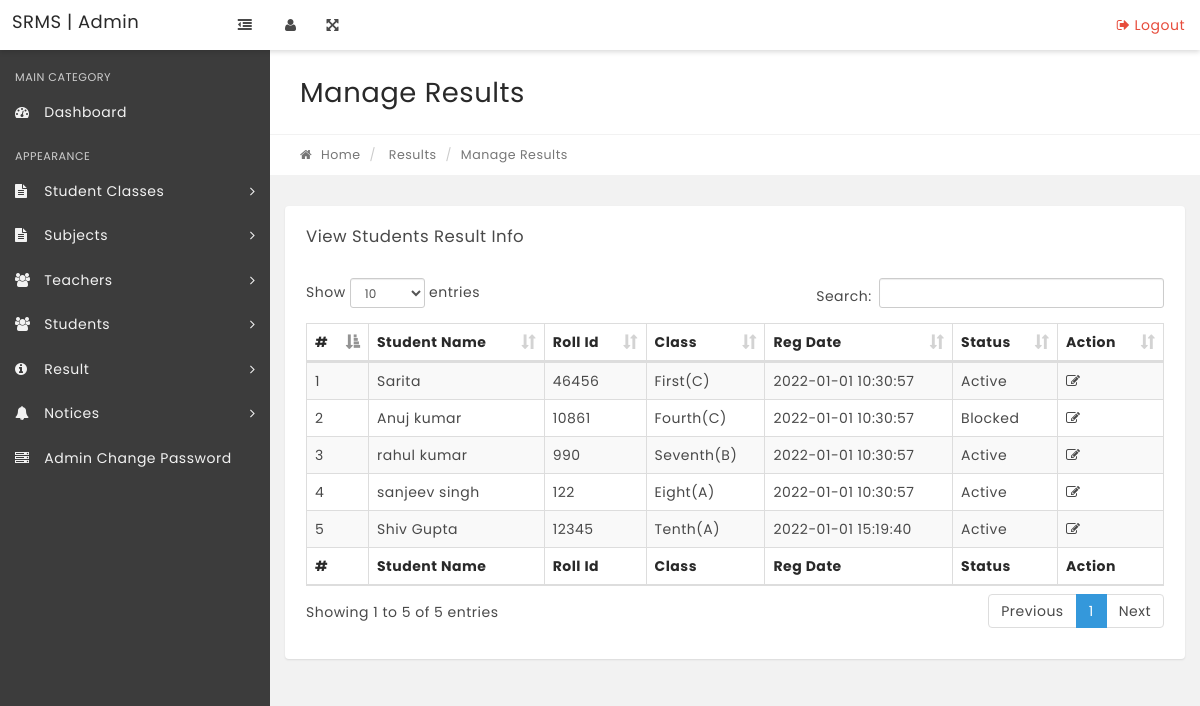
Screenshot of /manage-results.php with the database file from the repository.
### tables this page shows
CREATE TABLE `tblstudents` (
  `StudentId` int(11) NOT NULL,
  `StudentName` varchar(100) DEFAULT NULL,
  `RollId` varchar(100) DEFAULT NULL,
  `StudentEmail` varchar(100) DEFAULT NULL,
  `Gender` varchar(10) DEFAULT NULL,
  `DOB` varchar(100) DEFAULT NULL,
  `ClassId` int(11) DEFAULT NULL,
  `RegDate` timestamp NULL DEFAULT current_timestamp(),
  `UpdationDate` timestamp NULL DEFAULT NULL,
  `Status` int(1) DEFAULT NULL
);

### manage-results.php (the view, shortened to what this page needs)
<?php
include('includes/config.php');
if(strlen($_SESSION['alogin'])=="")
    {
    header("Location: index.php");
    }
    else{
?>
<!DOCTYPE html>
<html lang="en">
    <head>
        <link rel="stylesheet" href="css/bootstrap.min.css" media="screen" >
        <link rel="stylesheet" href="css/font-awesome.min.css" media="screen" >
        <link rel="stylesheet" href="css/animate-css/animate.min.css" media="screen" >
        <link rel="stylesheet" href="css/lobipanel/lobipanel.min.css" media="screen" >
        <link rel="stylesheet" href="css/prism/prism.css" media="screen" >
        <link rel="stylesheet" type="text/css" href="js/DataTables/datatables.min.css"/>
        <link rel="stylesheet" href="css/main.css" media="screen" >
    </head>
    <body class="top-navbar-fixed">
        <div class="main-wrapper">
   <?php include('includes/topbar.php');?>
            <div class="content-wrapper">
                <div class="content-container">
<?php include('includes/leftbar.php');?>
                    <div class="main-page">
                        <div class="container-fluid">
                            <div class="row page-title-div">
                                <div class="col-md-6">
                                    <h2 class="title">Manage Results</h2>
                                </div>
                            </div>
                            <div class="row breadcrumb-div">
                                <div class="col-md-6">
                                    <ul class="breadcrumb">
            							<li><a href="dashboard.php"><i class="fa fa-home"></i> Home</a></li>
                                        <li> Results</li>
            							<li class="active">Manage Results</li>
            						</ul>
                                </div>
                            </div>
                        </div>
                        <section class="section">
                            <div class="container-fluid">
                                <div class="row">
                                    <div class="col-md-12">
                                        <div class="panel">
                                            <div class="panel-heading">
                                                <div class="panel-title">
                                                    <h5>View Students Result Info</h5>
                                                </div>
                                            </div>
                                            <div class="panel-body p-20">
                                                <table id="example" class="display table table-striped table-bordered" cellspacing="0" width="100%">
                                                    <thead>
                                                        <tr>
                                                            <th>#</th>
                                                            <th>Student Name</th>
                                                            <th>Roll Id</th>
                                                            <th>Class</th>
                                                            <th>Reg Date</th>
                                                            <th>Status</th>
                                                            <th>Action</th>
                                                        </tr>
                                                    </thead>
                                                    <tfoot>
                                                        <tr>
                                                          <th>#</th>
                                                            <th>Student Name</th>
                                                            <th>Roll Id</th>
                                                            <th>Class</th>
                                                            <th>Reg Date</th>
                                                            <th>Status</th>
                                                            <th>Action</th>
                                                        </tr>
                                                    </tfoot>
                                                    <tbody>
<?php $sql = "SELECT  distinct tblstudents.StudentName,tblstudents.RollId,tblstudents.RegDate,tblstudents.StudentId,tblstudents.Status,tblclasses.ClassName,tblclasses.Section from tblresult join tblstudents on tblstudents.StudentId=tblresult.StudentId  join tblclasses on tblclasses.id=tblresult.ClassId";
$query = $dbh->prepare($sql);
$query->execute();
$results=$query->fetchAll(PDO::FETCH_OBJ);
$cnt=1;
if($query->rowCount() > 0)
{
foreach($results as $result)
{   ?>
<tr>
 <td><?php echo htmlentities($cnt);?></td>
                                                            <td><?php echo htmlentities($result->StudentName);?></td>
                                                            <td><?php echo htmlentities($result->RollId);?></td>
                                                            <td><?php echo htmlentities($result->ClassName);?>(<?php echo htmlentities($result->Section);?>)</td>
                                                            <td><?php echo htmlentities($result->RegDate);?></td>
                                                             <td><?php if($result->Status==1){
echo htmlentities('Active');
}
else{
   echo htmlentities('Blocked');
}
                                                                ?></td>
<td>
<a href="edit-result.php?stid=<?php echo htmlentities($result->StudentId);?>"><i class="fa fa-edit" title="Edit Record"></i> </a>
</td>
</tr>
<?php $cnt=$cnt+1;}} ?>
                                                    </tbody>
                                                </table>
                                            </div>
                                        </div>
                                    </div>
                                                </div>
                                            </div>
                                        </div>
                                    </div>
                                </div>
                            </div>
    </body>
</html>
<?php } ?>

### rows the page displays
tblstudents: StudentName "Sarita", RollId "46456", ClassName "First", Section "C", RegDate "2022-01-01 10:30:57"
tblstudents: StudentName "Anuj kumar", RollId "10861", ClassName "Fourth", Section "C", RegDate "2022-01-01 10:30:57"
tblstudents: StudentName "rahul kumar", RollId "990", ClassName "Seventh", Section "B", RegDate "2022-01-01 10:30:57"
tblstudents: StudentName "sanjeev singh", RollId "122", ClassName "Eight", Section "A", RegDate "2022-01-01 10:30:57"
tblstudents: StudentName "Shiv Gupta", RollId "12345", ClassName "Tenth", Section "A", RegDate "2022-01-01 15:19:40"
